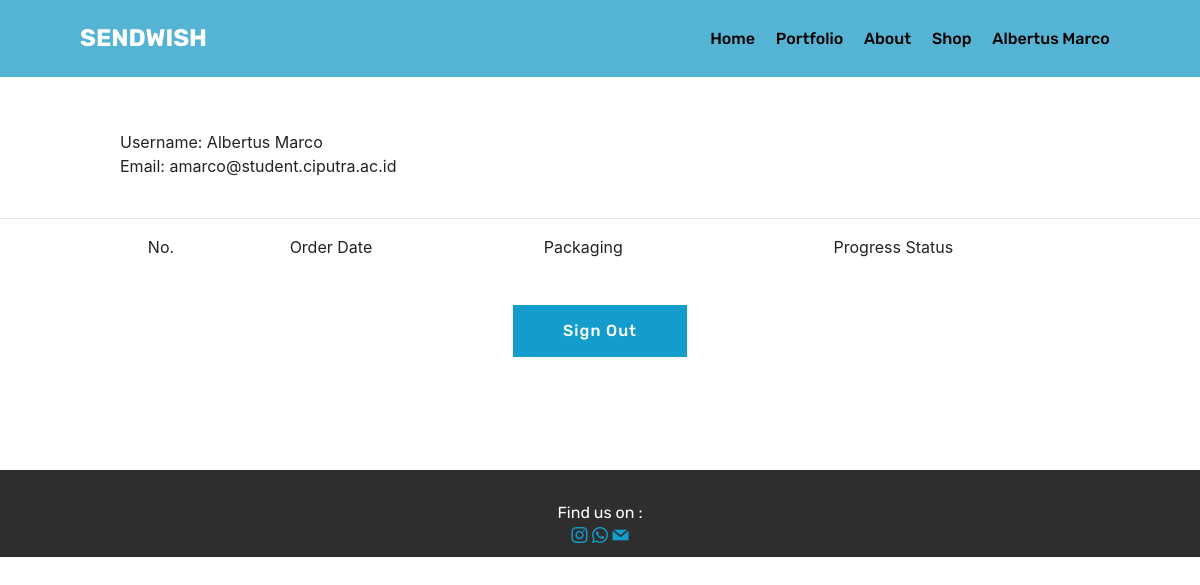
The app's page /profile.php (signed in), older data.
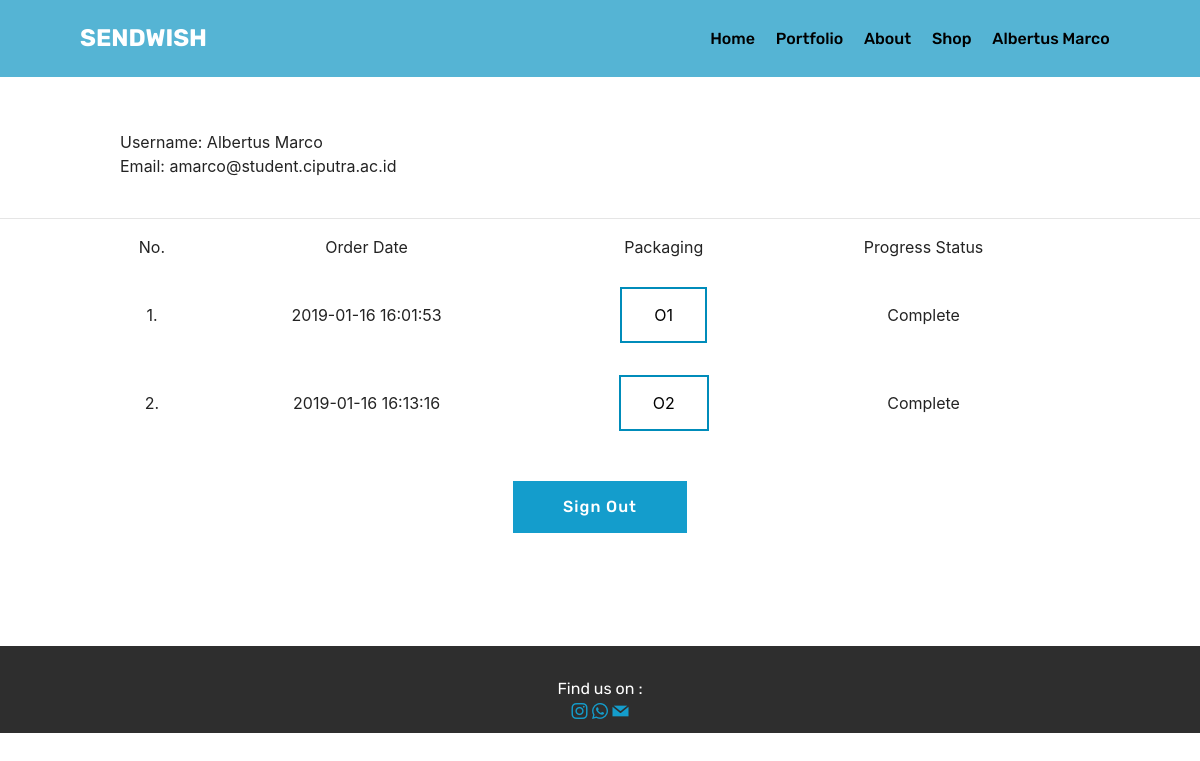
The same page, newer data.
### tables this page shows
CREATE TABLE IF NOT EXISTS `customer` (
  `id_customer` varchar(50) NOT NULL DEFAULT '',
  `name` varchar(50) NOT NULL,
  `email` varchar(50) NOT NULL,
  `phone` varchar(50) NOT NULL,
  `address` varchar(50) NOT NULL,
  `postal_code` int(10) unsigned NOT NULL
);

CREATE TABLE IF NOT EXISTS `order` (
  `id_order` varchar(50) NOT NULL DEFAULT '',
  `id_customer` varchar(50) NOT NULL,
  `id_product` varchar(50) NOT NULL,
  `material` varchar(50) DEFAULT NULL,
  `combination` varchar(50) DEFAULT NULL,
  `lamination` varchar(50) DEFAULT NULL,
  `available` varchar(50) DEFAULT NULL,
  `size1` varchar(45) DEFAULT NULL,
  `size2` varchar(45) DEFAULT NULL,
  `size3` varchar(45) DEFAULT NULL,
  `path_custom` varchar(50) NOT NULL,
  `id_invoice` varchar(50) NOT NULL,
  `qty` int(10) unsigned NOT NULL,
  `price` int(10) unsigned NOT NULL,
  `status` varchar(50) NOT NULL,
  `order_time` timestamp NOT NULL DEFAULT CURRENT_TIMESTAMP,
  `path_dp` varchar(50) NOT NULL,
  `path_paid` varchar(50) NOT NULL
);

### koneksi.php (called while the page is built, shortened)
<?php
	function viewData($sql)
	{
		$con = mysqli_connect("localhost", "root", "", "faniaa");
		$result = mysqli_query($con, $sql);
		return $result;
	}
?>

### profile.php (the view, shortened to what this page needs)
<?php
  include "menu.php";
?>
<!DOCTYPE html>
<html >
<head>
  <link rel="stylesheet" href="assets/web/assets/mobirise-icons/mobirise-icons.css">
  <link rel="stylesheet" href="assets/tether/tether.min.css">
  <link rel="stylesheet" href="assets/bootstrap/css/bootstrap.min.css">
  <link rel="stylesheet" href="assets/bootstrap/css/bootstrap-grid.min.css">
  <link rel="stylesheet" href="assets/bootstrap/css/bootstrap-reboot.min.css">
  <link rel="stylesheet" href="assets/dropdown/css/style.css">
  <link rel="stylesheet" href="assets/socicon/css/styles.css">
  <link rel="stylesheet" href="assets/theme/css/style.css">
  <link rel="stylesheet" href="assets/mobirise/css/mbr-additional.css" type="text/css">
  <link rel="stylesheet" href="css/normalize.css">
</head>
<body>
  <section class="features18 popup-btn-cards cid-rbljldAFZH" id="features18-k">
    <form id="formAdmin" name="form1" method="post" action="">
      <p>&nbsp;</p>
      <table class="noBorder" align="center" width="80%">
        <tr align="left">
          <?php
            $emailcust = $_SESSION['email'];
            $sql = "SELECT `customer`.name from `customer` WHERE `email`='$emailcust';";
            $data = viewData($sql);
            $row = mysqli_fetch_row($data);
            echo ("<td class='noBorder'>Username: $row[0]<td>");
          ?>
        </tr>
        <tr>
          <?php
            $sql = "SELECT `customer`.email from `customer` WHERE `email`='$emailcust';";
            $data = viewData($sql);
            $row = mysqli_fetch_row($data);
            echo ("<td class='noBorder'>Email: $row[0]<td>");
          ?>
        </tr>
      </table>
      <p>&nbsp;</p>
      <table class="noBorder" align="center" width="80%">
        <tr align="center">
          <hr>
          <td>No.</td>
          <td>Order Date</td>
          <td>Packaging</td>
          <td>Progress Status</td>
        </tr>
        <?php
          $no = 0;
          $sql = "SELECT `order`.order_time, `order`.id_order, `order`.status FROM `customer`, `order` WHERE `customer`.`email` = '$emailcust' AND `order`.id_customer = `customer`.id_customer";
          $data = viewData($sql);
          while ($row = mysqli_fetch_row($data))
          {
		        echo ("<tr align='center'><td>&nbsp;</td><td>&nbsp;</td><td>&nbsp;</td><td>&nbsp;</td><td>&nbsp;</td></tr>");
            echo ("<tr align='center'><td>". ++$no .".</td><td>$row[0]</td><td>");
            echo '<input class="button button2" type="submit" name="btnOrderID" id="btnOrderID" value="'.$row[1].'" formaction="detail.php?orderID='.$row[1].'"/>';
            echo ("</td><td>$row[2]</td></tr>");
          }
        ?>
      </table>
      <p>&nbsp;</p>
      <p align="center">
        <input class="btn btn-form btn-primary display-4" type="submit" name="signout" id="signout" value="Sign Out" />
      </p>
    </form>
  </section>
 <section once="" class="cid-rblxeb4aPl" id="footer6-r">
    <div class="container">
        <div class="media-container-row align-center mbr-white">
            <div class="col-12">
                <p class="mbr-text mb-0 mbr-fonts-style display-7">
                    Find us on :</p>
            </div>
        </div>
    </div>
    <div class="container">
        <div class="media-container-row align-center mbr-white">
            <div class="row social-row">
                <div class="social-list align-right pb-2">
                <div class="soc-item">
                        <a href="https://instagram.com/sendwish.id" target="_blank">
                            <span class="mbr-iconfont mbr-iconfont-social socicon-instagram socicon"></span>
                        </a>
                         <a href="https://wa.me/6283833002258" target="_blank">
                            <span class="mbr-iconfont mbr-iconfont-social socicon-whatsapp socicon"></span>
                        </a>
                         <a href="contactmail.php" target="_blank">
                            <span class="mbr-iconfont mbr-iconfont-social socicon-mail socicon"></span>
                        </a>
                    </div></div>
            </div>
        </div>
    </div>
</section>
</body>
</html>

Row changes from the older to the newer data that the page shows:
added order: order_time "2019-01-16 16:01:53", btnOrderID "O1", status "Complete"
added order: order_time "2019-01-16 16:13:16", btnOrderID "O2", status "Complete"
